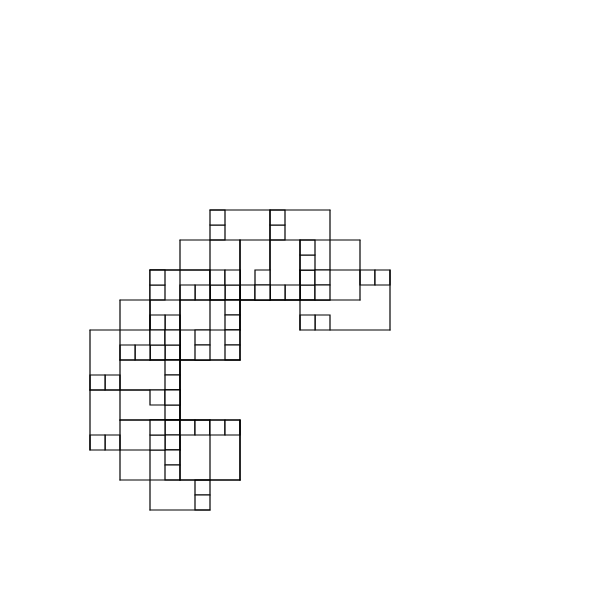
Frame 1 (no input)
Frame 60 (no input): identical to frame 1, image omitted
Frame 120 (the mouse pressed at the canvas centre since frame 60): identical to frame 1, image omitted

The p5.js sketch that drew this single still picture (run headless with seeded random() and noise() and a simulated clock; from frame 60 on, the mouse is pressed at the canvas centre):

// p5.js sketch
// ── sketch.js

// Point = P, Rectangle = R, line = F, Line*4 = D
// You can play around with length, angle, strokeweight, colors,...

let premise = 'R';
  let rules = {
    R:'RR+D',
  
  }
let bigRule;


let length = 50;
let angle = 90;

function setup() {
  createCanvas(600, 600);
  angleMode(DEGREES);
  bigRule = resolveRules(premise, rules, 5);
  print(bigRule);
  
}

function draw() {
  background('white');
  stroke('black');
  strokeWeight(4);
  //noFill();
  translate(width / 2, height / 2);
  rotate(-90);
  scale(0.3);

  drawShape(bigRule);
   // angle += 1;
  // length += 0.1;
}

function resolveRules(startRule, rules, depth) {
  let endRule = '';
  for (let currentLetter of startRule) {
    if (currentLetter in rules) {
      endRule += rules[currentLetter];
    } else {
      endRule += currentLetter;
    }
  }
  if (depth >= 1) {
    endRule = resolveRules(endRule, rules, depth - 1);
  }
  return endRule;
}


function drawShape(rule)  {
  for (let c of rule) {
    if (c === 'F') {
      line(0, 0, length, 0);
      translate(length, 0);
    } else if (c === 'R') {
      rect(0, 0, length, length);
      translate(length, 0);
    } else if (c === 'P') {
      point(0, 0);
      translate(length/2, 0);
    } else if (c === 'D') {
      line(0, 0, length * 4, 0);
      translate(length*4, 0);
    } else if (c === 'f') {
      translate(0, length, 0);
    } else if (c === '+') {
      rotate(angle);
    } else if (c === '-') {
      rotate(-angle);
    } else if (c === '[') {
      push();
    } else if (c === ']') {
      pop();
    } else if (c === '>') {
      scale(1.2);
    } else if (c === '<') {
      scale(0.8);
   
    }
  }
}
